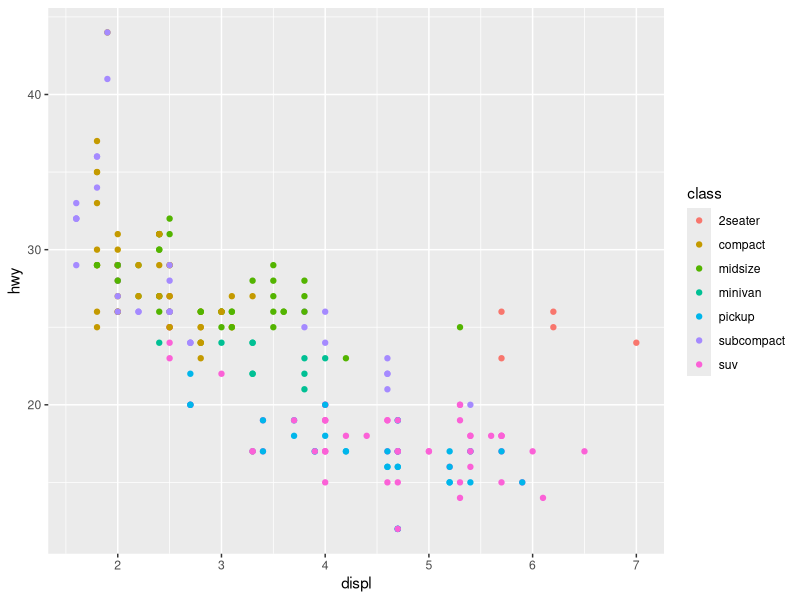
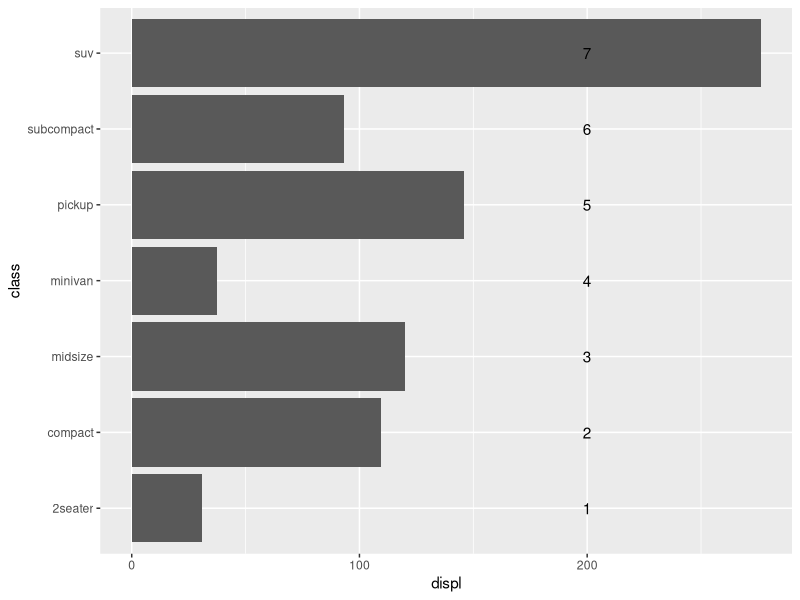
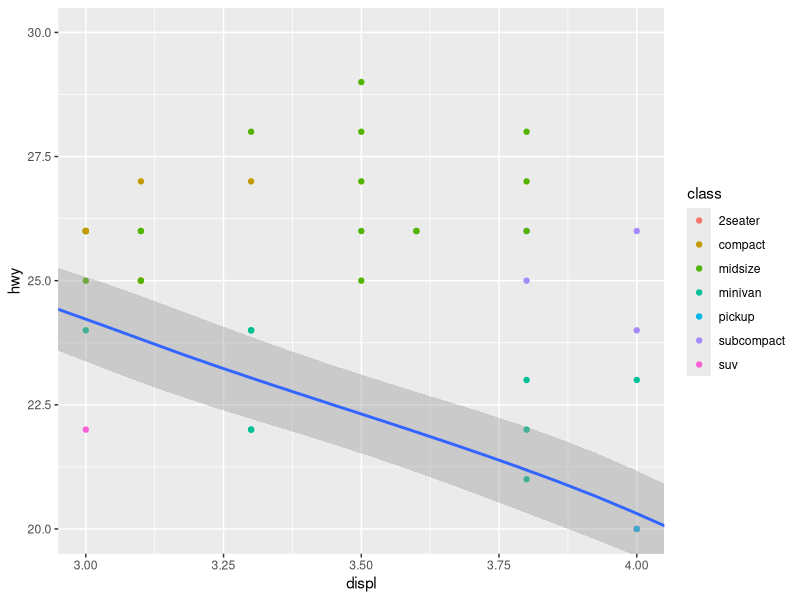
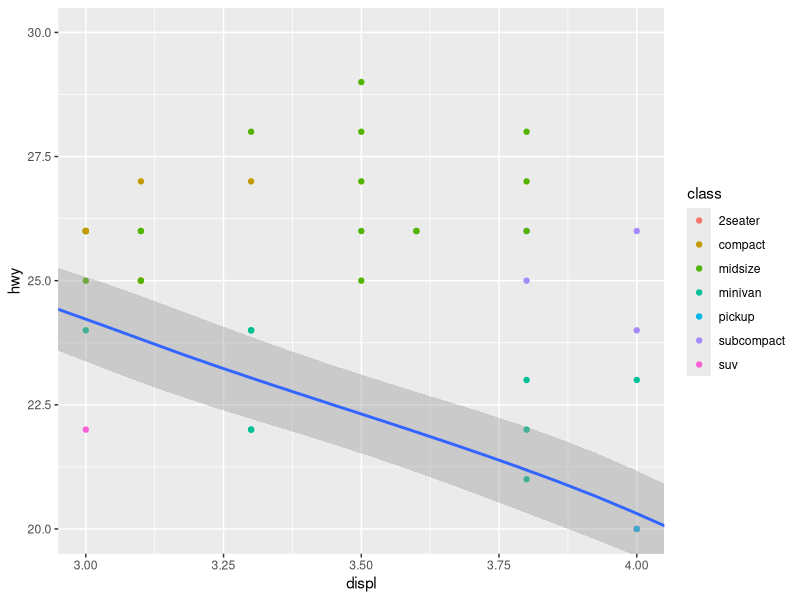
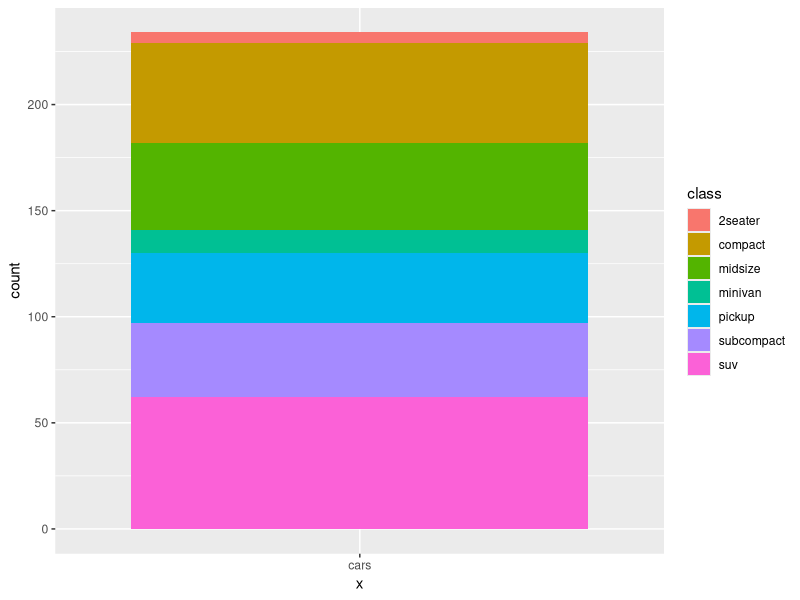
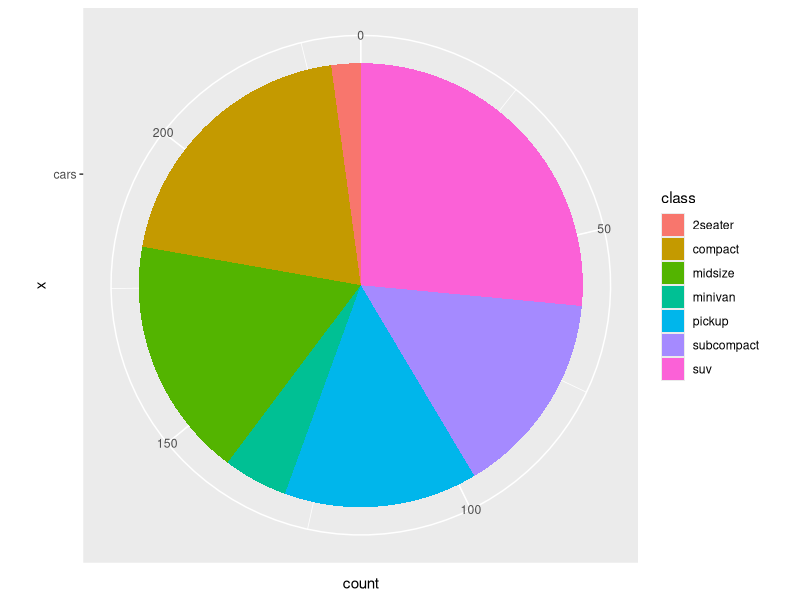
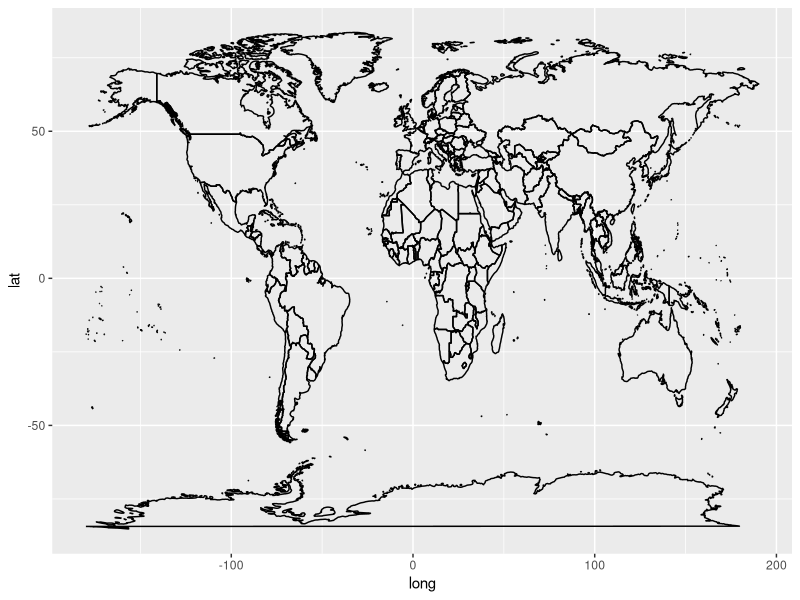
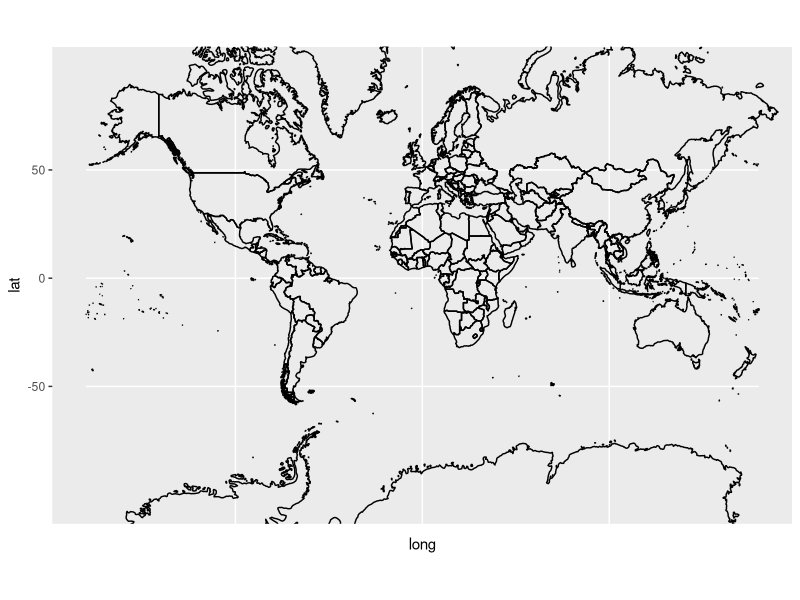

Source code (R) for these figures, in order:
## ---- chunk 1
knitr::opts_chunk$set(echo=TRUE, eval=FALSE)
registerS3method("knit_print", "data.frame", function(x, ...) {
  rmarkdown:::knit_print.data.frame(rmarkdown::paged_table(x))
}, envir = asNamespace("knitr"))
## ---- chunk 2
library(ggplot2)

ggplot(mpg) +
  aes(displ, hwy) +
  geom_point(aes(color=class))
## ---- chunk 3
ggplot(mpg) +
  aes(displ, class) +
  geom_col() +
  geom_text(aes(label=class), data.frame(
    displ = 200, class = c(1, 2, 3, 4, 5, 6, 7)
  ))
## ---- chunk 4
p <- ggplot(mpg) +
  aes(displ, hwy) +
  geom_point(aes(color=class)) +
  geom_smooth()

p +
  scale_x_continuous(limits=c(3, 4), oob=scales::oob_keep) +
  scale_y_continuous(limits=c(20, 30), oob=scales::oob_keep)

p +
  coord_cartesian(xlim=c(3, 4), ylim=c(20, 30))
## ---- chunk 5
p <- ggplot(mpg) +
  aes("cars", fill=class) +
  geom_bar()
p
## ---- chunk 6
p + coord_polar(theta="y")
## ---- chunk 7
p <- ggplot(map_data("world")) +
  aes(long, lat, group=group) +
  geom_path()

p # No projection specified, simply long, lat as x, y
p + coord_map(xlim=c(-180, 180)) # Mercator projection by default
p + coord_map("orthographic", xlim=c(-180, 180))
p + coord_map("sinusoidal", xlim=c(-180, 180))
